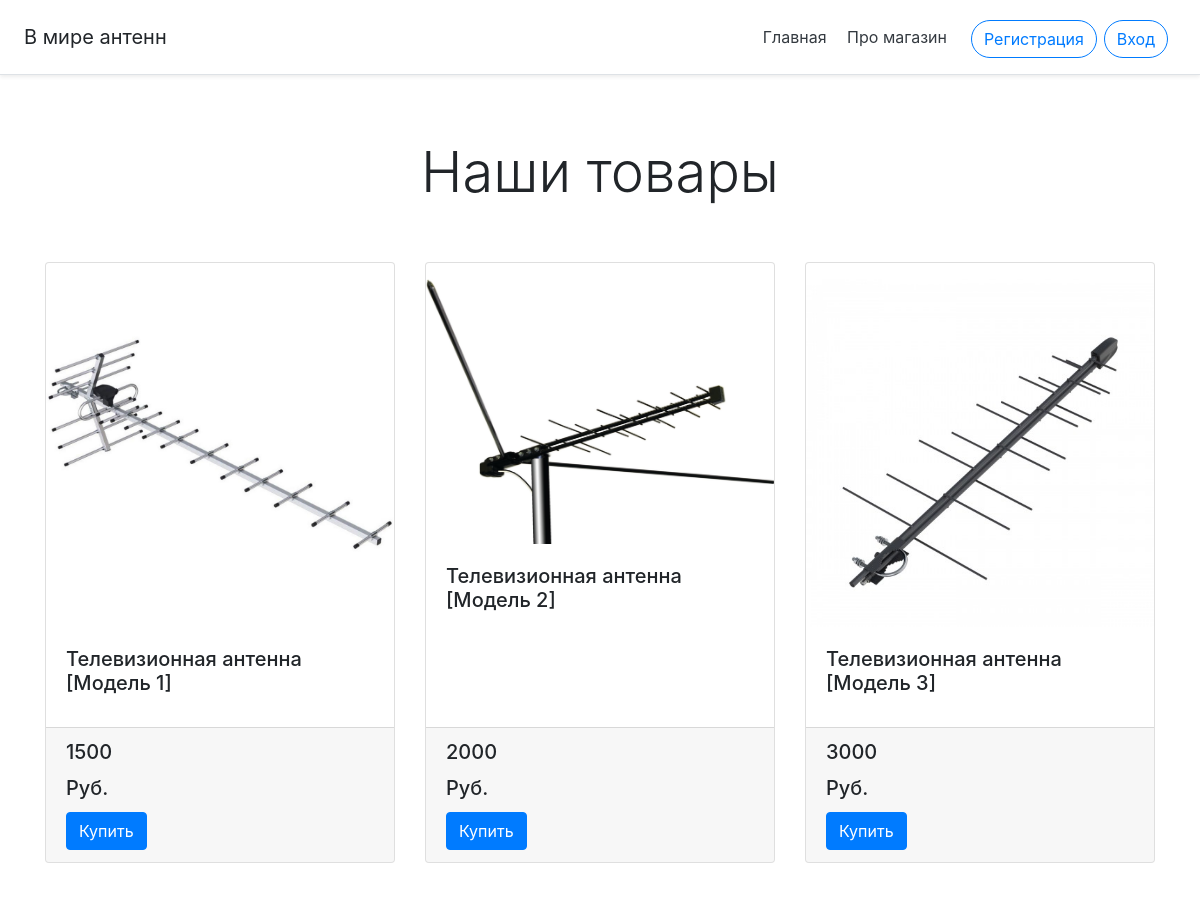
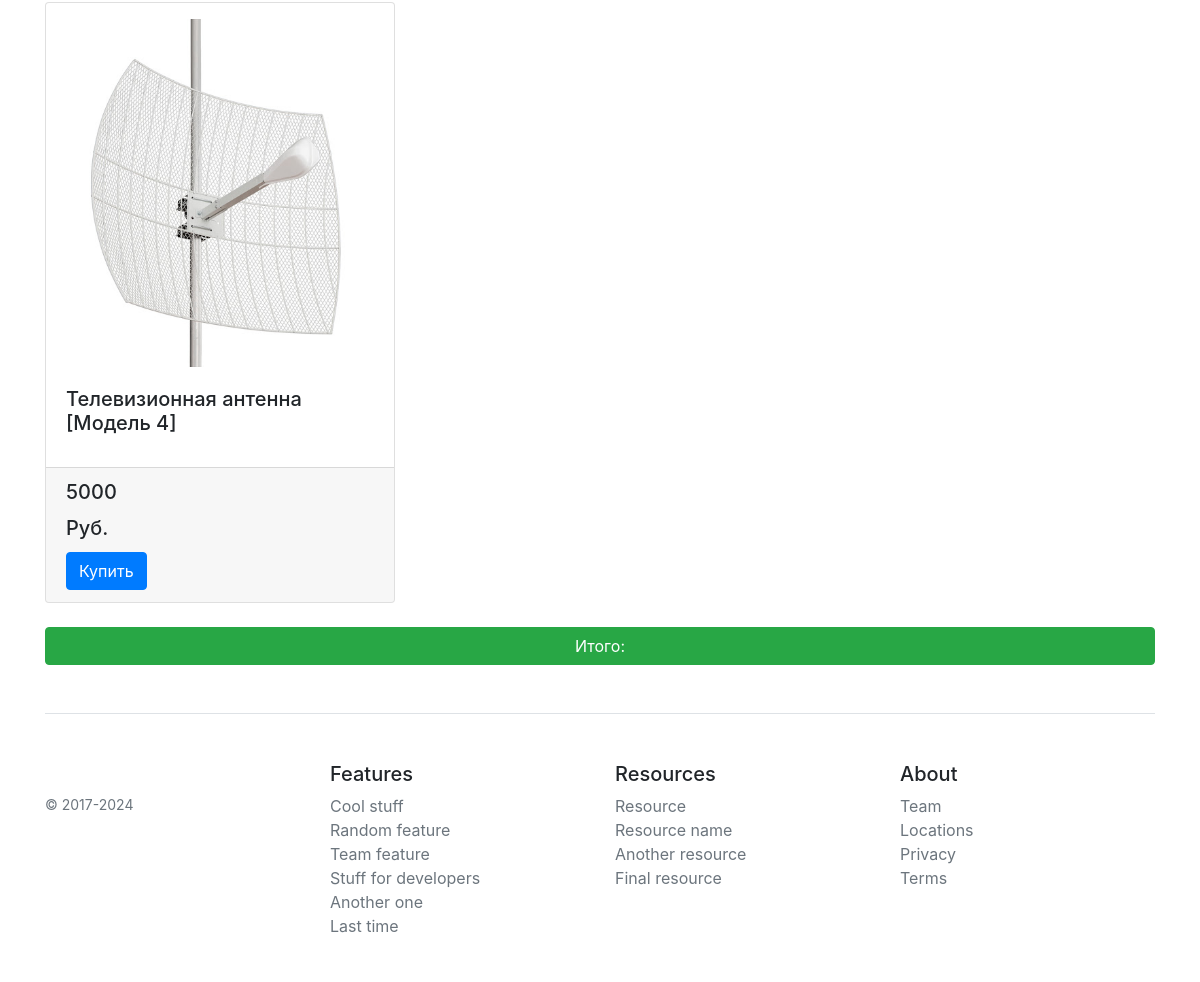
The page / on the database its author committed (2 pictures, top to bottom).
### main.py (models this page shows)
class Item(db.Model): #создаем таблицу "товар"
    id = db.Column(db.Integer, primary_key=True) #добавляем айди с автоинкрементированием
    title = db.Column(db.String(100), nullable=False) #создаем название
    photo = db.Column(db.String(50))
    price = db.Column(db.Integer, nullable=False) #создаем цену
    isActive = db.Column(db.Boolean, default=True) #проверка на наличие

### main.py (the view)
@app.route('/') #создаем корневой декоратор
def index(): #функция
    items = Item.query.order_by(Item.price) #сортировка по цене
    return render_template('index.html', data = items, login_required=login_required) #запуск html страницы и динамическая передача товаров из базы данных

### templates/index.html (shortened to what this page needs)
{% extends 'base.html' %}
{% block body %}
<div class="pricing-header px-3 py-3 pt-md-5 pb-md-4 mx-auto text-center">
  <h1 class="display-4">Наши товары</h1>
</div>
<div class="container">
  <div class="row row-cols-1 row-cols-md-3 g-4">
  {% for el in data %}
  <div class="col my-4">
    <div class="card h-100">
      <img src="static/{{ el.id }}.png" class="card-img-top  mx-auto mt-3" alt="{{ el.title }}">
      <div class="card-body">
        <h5 class="card-title" >{{ el.title }} </h5>
      </div>
      <div class="card-footer">
        <h5 class="card-title"  id = "price_{{ el.id }}">{{ el.price }} </h5> <h5 class="card-title" >Руб.</h5>
        <button type="button" class="btn btn-primary" id = "btn_{{ el.id }}">Купить</button>
      </div>
    </div>
  </div>
  {% endfor %}
  </div>
  <a class="btn btn btn-success btn-block" href="/cart" id ="total">Итого:</a>
{% endblock %}

### templates/base.html (shortened to what this page needs)
<!doctype html>
<html lang="ru">
<head>
    <link rel="stylesheet" href="https://cdn.jsdelivr.net/npm/bootstrap@4.6.2/dist/css/bootstrap.min.css">
    <link rel="stylesheet" href="static/styles.css">
    <link rel="stylesheet" href="static/chatbot.css">
</head>
<body>
<div class="d-flex flex-column flex-md-row align-items-center p-3 px-md-4 mb-3 bg-white border-bottom shadow-sm">
  <h5 class="my-0 mr-md-auto font-weight-normal">В мире антенн</h5>
  <nav class="my-2 my-md-0 mr-md-3">
    <a class="p-2 text-dark" href="/">Главная</a>
    <a class="p-2 text-dark" href="/about">Про магазин</a>
  </nav>
<div class="btn-group">
  {% if not current_user.is_authenticated %}
    <a class="btn btn-outline-primary mt-1 mr-2 rounded-pill" href="/register">Регистрация</a>
  {% endif %}
  <br>
  {% if not current_user.is_authenticated and not request.path == '/profile' %}
    <a class="btn btn-outline-primary mt-1 mr-2 rounded-pill" href="/login">Вход</a>
  {% endif %}
</div>
</div>
{% block body %} {% endblock %}
  <footer class="pt-4 my-md-5 pt-md-5 border-top">
    <div class="row">
      <div class="col-12 col-md">
        <a href="/" class="col-md-4 d-flex align-items-center justify-content-center mb-3 mb-md-0 me-md-auto link-body-emphasis text-decoration-none">
          <svg class="bi me-2" width="40" height="32"><use xlink:href="#bootstrap"></use></svg>
        </a>
        <small class="d-block mb-3 text-muted">© 2017-2024</small>
      </div>
      <div class="col-6 col-md">
        <h5>Features</h5>
        <ul class="list-unstyled text-small">
          <li><a class="text-muted" href="#">Cool stuff</a></li>
          <li><a class="text-muted" href="#">Random feature</a></li>
          <li><a class="text-muted" href="#">Team feature</a></li>
          <li><a class="text-muted" href="#">Stuff for developers</a></li>
          <li><a class="text-muted" href="#">Another one</a></li>
          <li><a class="text-muted" href="#">Last time</a></li>
        </ul>
      </div>
      <div class="col-6 col-md">
        <h5>Resources</h5>
        <ul class="list-unstyled text-small">
          <li><a class="text-muted" href="#">Resource</a></li>
          <li><a class="text-muted" href="#">Resource name</a></li>
          <li><a class="text-muted" href="#">Another resource</a></li>
          <li><a class="text-muted" href="#">Final resource</a></li>
        </ul>
      </div>
      <div class="col-6 col-md">
        <h5>About</h5>
        <ul class="list-unstyled text-small">
          <li><a class="text-muted" href="#">Team</a></li>
          <li><a class="text-muted" href="#">Locations</a></li>
          <li><a class="text-muted" href="#">Privacy</a></li>
          <li><a class="text-muted" href="#">Terms</a></li>
        </ul>
      </div>
    </div>
  </footer>
</body>
</html>

### static/chatbot.css (style rules this page uses)
.d-block { display: block; }

### rows shown on the page
Item: shows a picture, title "Телевизионная антенна [Модель 1]", price "1500"
Item: shows a picture, title "Телевизионная антенна [Модель 2]", price "2000"
Item: shows a picture, title "Телевизионная антенна [Модель 3]", price "3000"
Item: shows a picture, title "Телевизионная антенна [Модель 4]", price "5000"
